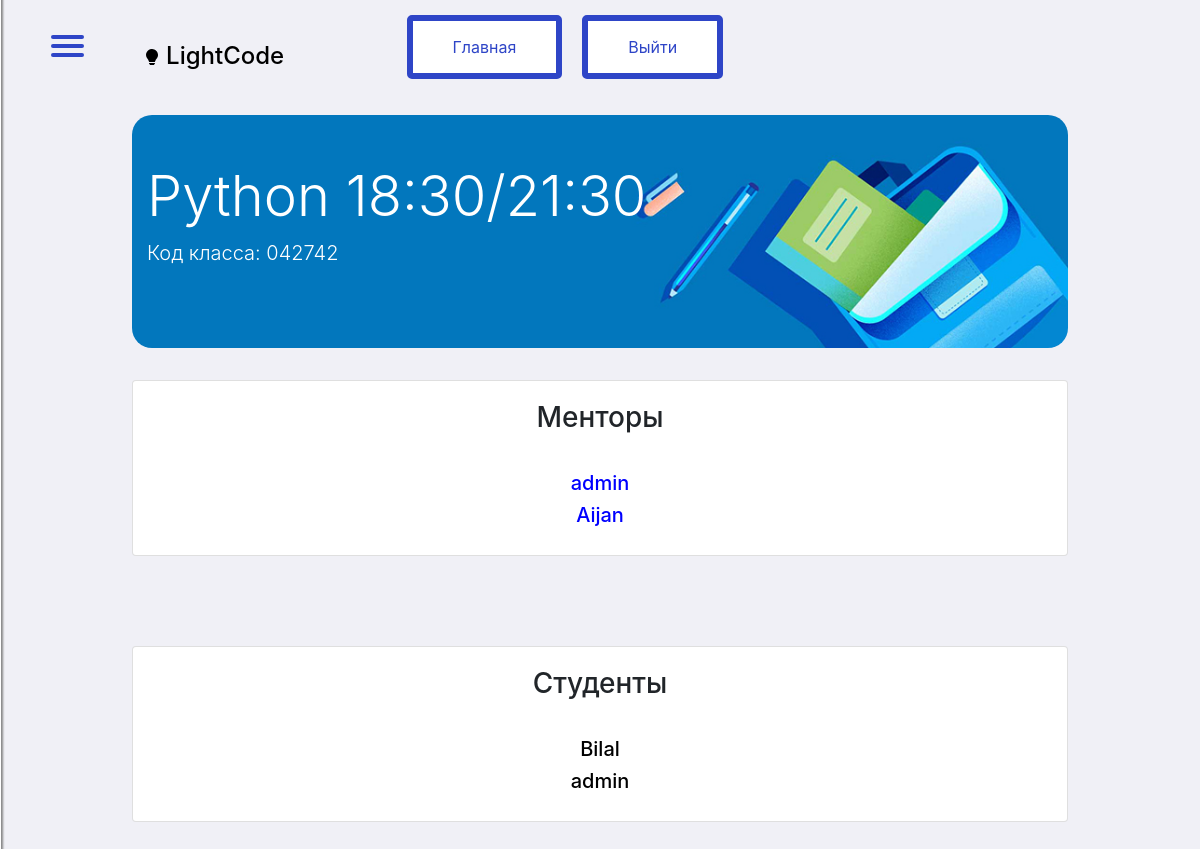
The app's page /ru/classroom/group_list/2/, older data.
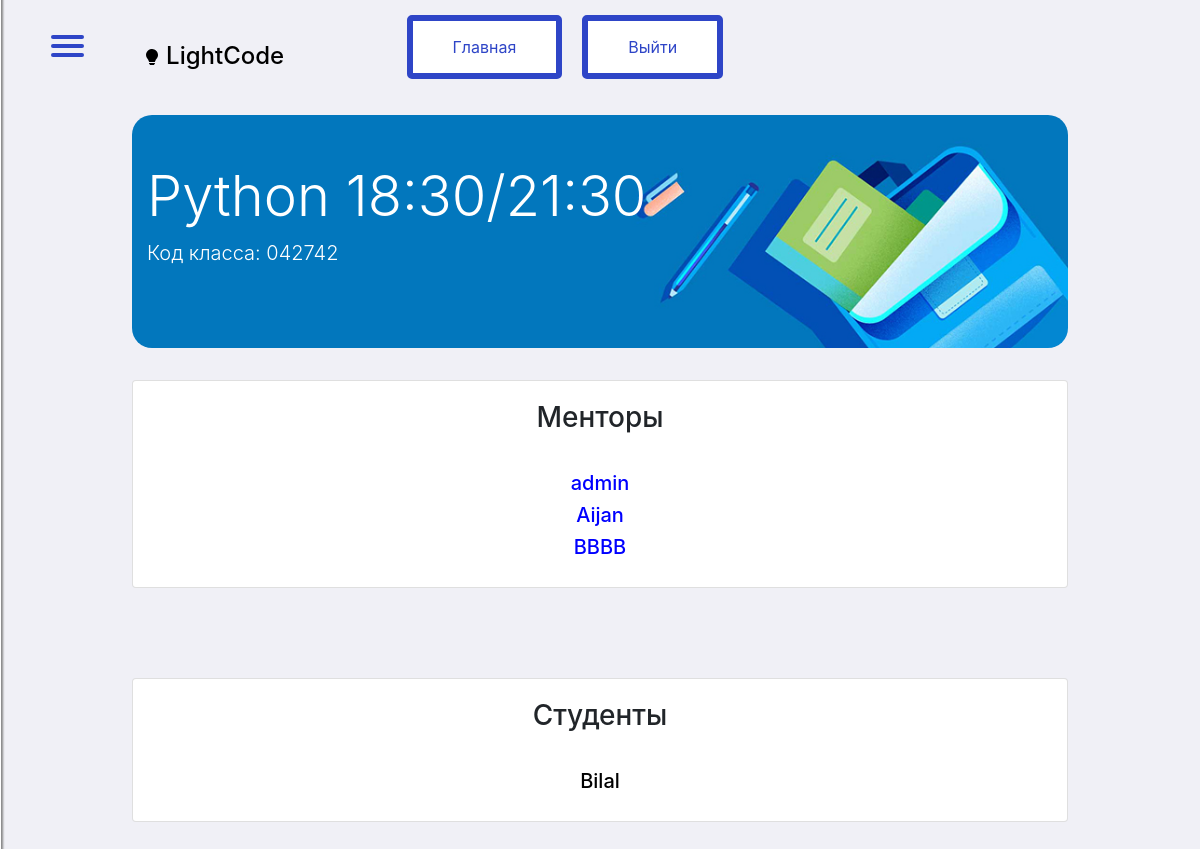
The same page, newer data.
### classroom/models.py (models this page shows, shortened)
class Student(models.Model):
    student = models.ForeignKey('account.MyUser', on_delete=models.CASCADE, verbose_name='Студент')
    classroom = models.ForeignKey(Classroom, on_delete=models.CASCADE)
    created_date = models.DateTimeField(auto_now_add=True, verbose_name='Дата создания')
    def __str__(self):
        return str(self.student)
    class Meta:
        verbose_name = 'Студент'
        verbose_name_plural = 'Студент'

### account/models.py (models this page shows, shortened)
class MyUser(AbstractBaseUser, PermissionsMixin):
    username = models.CharField(
        max_length=50,
        verbose_name='Имя пользователя',
        unique=True,
    )
    phone_number = PhoneNumberField(
        verbose_name=('Номер телефона'),
        unique=True
    )
    status = models.PositiveSmallIntegerField(
        choices=(
            (1, 'Простой пользователь'),
            (2, 'Студент'),
            (3, 'Менеждер'),
            (4, 'Ментор'),
            (5, 'Копирайтер'),
        ),
        default=1,
        verbose_name=('Статус')
    )
    created_date = models.DateField(auto_now_add=True, verbose_name='Дата создания аккаунта')
    is_active = models.BooleanField(
        default=True,
        verbose_name=('Пользователь активен?')
    )
    is_admin = models.BooleanField(
        default=False,
        verbose_name=('Админ')
    )
    objects = MyUserManager()
    USERNAME_FIELD = 'phone_number'
    REQUIRED_FIELDS = ['username', ]
    def __str__(self):
        return self.username
    class Meta:
        verbose_name = 'Пользователь'
        verbose_name_plural = 'Пользователи'

### classroom/views.py (the view)
# urls.py: path('group_list/<int:pk>/', views.group_list, name='group_list'),
def group_list(request, pk):
    classroom = Classroom.objects.get(id=pk)
    students = Student.objects.filter(classroom=classroom).exclude(student__status=4)
    teacher = Teacher.objects.get(classroom=classroom)
    assistants = Student.objects.filter(classroom=classroom, student__status=4)
    return render(request, template_name='classroom/group_list.html', context={
        'classroom': classroom,
        'students': students,
        'teacher': teacher,
        "assistants": assistants})

### classroom/models.py (called while the page is built)
    def __str__(self):
        return str(self.teacher)

### classroom/templates/classroom/group_list.html (shortened to what this page needs)
{% extends 'classroom/parent_class.html' %}
{% load static %}
{% load i18n %}
{% block hamburger %}
    <div class="jumbotron jumbotron-fluid class_jumbotron">
        <div class="container">
        <h1 class="display-4 class_title classroom-card-title">{{ classroom.classroom_name }}</h1>
        <p class="lead class_code">{% trans 'Код класса' %}: {{ classroom.class_code }}</p>
        </div>
    </div>
    <div class="contatiner_of_assignments">
      <div class="card assignment_card" style="width: 18rem;">
      <div class="card-body">
      <h3 class="card-title">{% trans 'Менторы' %}</h3><br>
      <h5 style="color: blue;">{{ teacher }}</h5>
      {% for assistant in assistants %}
        <h5 style="color: blue;">{{ assistant }}</h5>
      {% endfor %}
      </div>
      </div>
      </div>
<br><br><br>
    <div class="contatiner_of_assignments">
      <div class="card assignment_card" style="width: 18rem;">
      <div class="card-body">
      <h3 class="card-title">{% trans 'Студенты' %}</h3><br>
          {% for student in students %}
            <h5 style="color: black; display: inline-block;">{{ student }}</h5><br>
          {% endfor %}
      </div>
      </div>
      </div>
{% endblock %}

Row changes from the older to the newer data that the page shows:
removed Student: student.username "admin", shown under "Студенты"
added Student: student.username "BBBB", shown under "admin"
